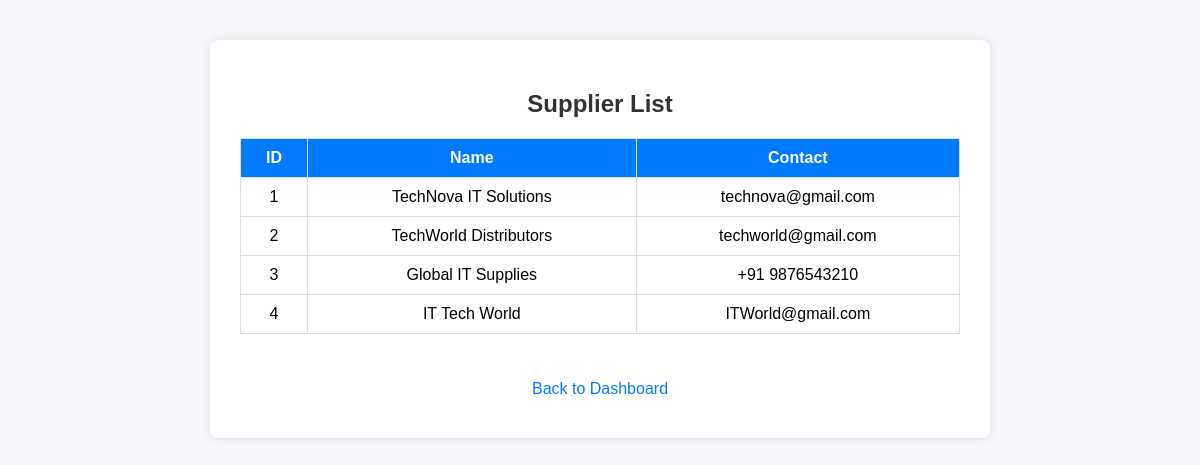
Page /view_suppliers (signed in) on the committed database.
### tables this page shows
CREATE TABLE suppliers (
        id INTEGER PRIMARY KEY AUTOINCREMENT,
        name TEXT NOT NULL,
        contact TEXT
    );

### app.py (the view)
@app.route("/view_suppliers")
def view_suppliers():
    if "user" not in session:
        return redirect(url_for("login"))
    conn = sqlite3.connect("erp.db")
    cursor = conn.cursor()
    cursor.execute("SELECT * FROM suppliers")
    suppliers = cursor.fetchall()
    conn.close()
    return render_template("view_suppliers.html", suppliers=suppliers)

### templates/view_suppliers.html (shortened to what this page needs)
<!DOCTYPE html>
<html>
<head>
    <link rel="stylesheet" href="{{ url_for('static', filename='style.css') }}">
</head>
<body>
    <div class="container">
    <h2>Supplier List</h2>
    <table border="1">
        <tr>
            <th>ID</th>
            <th>Name</th>
            <th>Contact</th>
        </tr>
        {% for supplier in suppliers %}
        <tr>
            <td>{{ supplier[0] }}</td>
            <td>{{ supplier[1] }}</td>
            <td>{{ supplier[2] }}</td>
        </tr>
        {% endfor %}
    </table>
    <br><br>
    <a href="/dashboard">Back to Dashboard</a>
    </div>
</body>
</html>

### static/style.css (style rules this page uses)
body { font-family: Arial, sans-serif; background-color: #f4f6f9; margin: 0; padding: 0; }
.container { width: 60%; margin: 40px auto; background: white; padding: 30px; border-radius: 8px; box-shadow: 0px 0px 10px rgba(0,0,0,0.1); }
h1, h2 { text-align: center; color: #333; }
a { display: block; margin: 10px 0; text-align: center; text-decoration: none; color: #007bff; }
table { width: 100%; border-collapse: collapse; }
th, td { padding: 10px; border: 1px solid #ddd; text-align: center; }
th { background-color: #007bff; color: white; }

### rows in the picture
suppliers: id "1", name "TechNova IT Solutions", contact "technova@gmail.com"
suppliers: id "2", name "TechWorld Distributors", contact "techworld@gmail.com"
suppliers: id "3", name "Global IT Supplies", contact "+91 9876543210"
suppliers: id "4", name "IT Tech World", contact "ITWorld@gmail.com"
